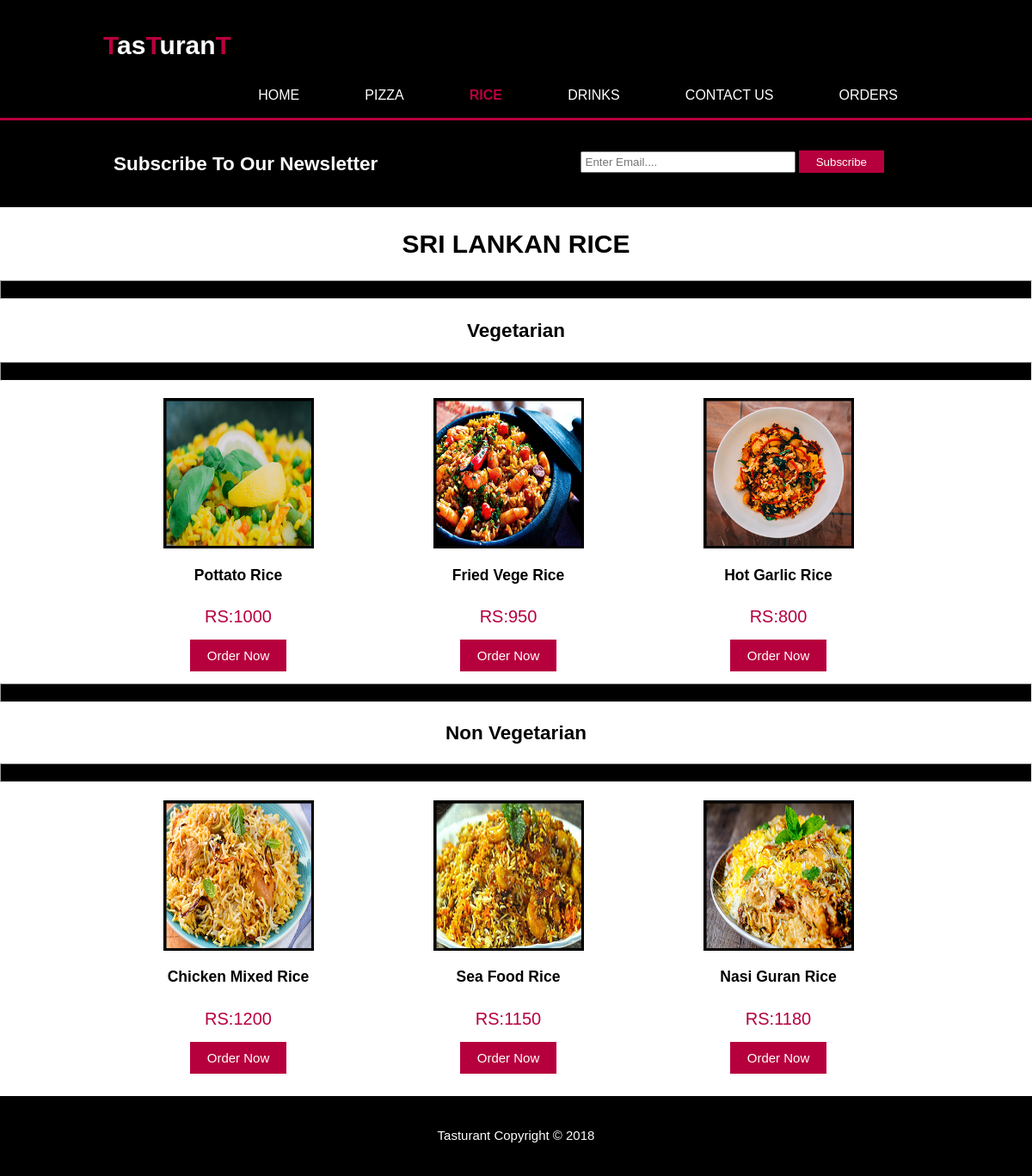
The page /srilankan_rice.php on the database its author committed.
### tables this page shows
CREATE TABLE `food` (
  `id` int(5) NOT NULL,
  `item_name` varchar(100) NOT NULL,
  `item_price` int(5) NOT NULL,
  `item_qty` int(5) NOT NULL,
  `item_image` varchar(500) NOT NULL,
  `item_cat1` varchar(100) NOT NULL,
  `item_cat2` varchar(100) NOT NULL,
  `item_cat3` varchar(100) NOT NULL,
  `item_desc` varchar(300) NOT NULL
);

### srilankan_rice.php (the view, shortened to what this page needs)
<?php include 'inc/title.php';?>
<?php
    $link=mysqli_connect("localhost","root","");
    mysqli_select_db($link,"tasturant");
?>
<header>
            <div class="container">
                <div id="branding">
                    <h1><span class="highlight">T</span>as<span class="highlight">T</span>uran<span class="highlight">T</span></h1>
                </div>
                <nav>
                    <ul>
                        <li><a href="index.php">Home</a></li>
                        <li class="dropdown"><a href="#" class="dropbtn">Pizza</a>
                        </li>
                        <li class="dropdown current"><a href="#" class="dropbtn">Rice</a>
                        </li>
                        <li><a href="drinks.php">Drinks</a></li>
                        <li><a href="contact.php">Contact Us</a></li>
                        <li><a href="wipe.php" onclick="return  confirm('Do you want to clean cart?')">Orders</a></li>
                    </ul>
                </nav>
            </div>
        </header>
        <?php include 'inc/subscribe.php';?>
        <div><center><h1>SRI LANKAN RICE</h1></center></div>
        <hr style=" height:20px; background:black;">
        <section id="services">
                <div><center><h2>Vegetarian</h2></center></div>
                <hr style=" height:20px; background:black;">
                <div class="container">
                <?php
                    $res = mysqli_query($link,"select * from food where item_cat1='Rice' AND item_cat2='srilankan' AND item_cat3='vege'");
                    while($row=mysqli_fetch_array($res)){
                ?>
                            <div class="box back1">
                                <img src="admin/<?php echo $row["item_image"];?>">
                                <h3><?php echo $row["item_name"];?></h3>
                                <p class="prize">RS:<?php echo $row["item_price"];?></p>
                                <a href="item_desc.php?id=<?php echo $row["id"]; ?>" class="b_food_order">Order Now</a>
                            </div>
                <?php
                    }
                ?>
                </div>
                <hr style=" height:20px; background:black;">
                <div><center><h2>Non Vegetarian</h2></center></div>
                    <hr style=" height:20px; background:black;">
                    <div class="container">
                <?php
                    $res = mysqli_query($link,"select * from food where item_cat1='Rice' AND item_cat2='srilankan' AND item_cat3='nonvege'");
                    while($row=mysqli_fetch_array($res)){
                ?>
                            <div class="box back1">
                                <img src="admin/<?php echo $row["item_image"];?>">
                                <h3><?php echo $row["item_name"];?></h3>
                                <p class="prize">RS:<?php echo $row["item_price"];?></p>
                                <a href="item_desc.php?id=<?php echo $row["id"]; ?>" class="b_food_order">Order Now</a>
                            </div>
                <?php
                    }
                ?>
                    </div>
            </section>
     <?php include 'inc/footer.php';?>

### css/style.css (style rules this page uses)
body { font: 15px/1.5 Arial, Helvetica, sans-serif; padding: 0; margin: 0; background-color: rgb(255, 255, 255); }
.container { width: 80%; margin: auto; overflow: hidden; }
ul { padding: 0; margin: 0; }
header { background: rgb(0, 0, 0); color: white; padding-top: 30px; min-height: 60px; border-bottom: rgb(182, 0, 61) 3px solid; }
header a { color: white; text-decoration: none; text-transform: uppercase; font-size: 16px; }
header li { display: inline; padding: 0 20px 0 20px; }
header #branding { float: left; }
header #branding h1 { margin: 0; }
header nav { float: right; margin-top: 10px; }
header .highlight, header .current a { color: rgb(184, 0, 61); font-weight: bold; }
li a, .dropbtn { display: inline-block; color: white; text-align: center; padding: 14px 16px; text-decoration: none; }
li.dropdown { display: inline-block; }
#services { margin-top: 20px; }
#services .box { float: left; width: 30%; padding: 13px; text-align: center; }
#services .box img { width: 175px; }
.prize { font-size: 15pt; color: rgb(182, 0, 61); }
.b_food_order { background: rgb(182, 0, 61); border: none; padding-left: 20px; padding-right: 20px; color: white; text-decoration: none; padding-top: 10px; padding-bottom: 10px; }

### rows shown on the page
food: item_image (picture), item_name "Pottato Rice", item_price "1000"
food: item_image (picture), item_name "Fried Vege Rice", item_price "950"
food: item_image (picture), item_name "Hot Garlic Rice", item_price "800"
food: item_image (picture), item_name "Chicken Mixed Rice", item_price "1200"
food: item_image (picture), item_name "Sea Food Rice", item_price "1150"
food: item_image (picture), item_name "Nasi Guran Rice", item_price "1180"
